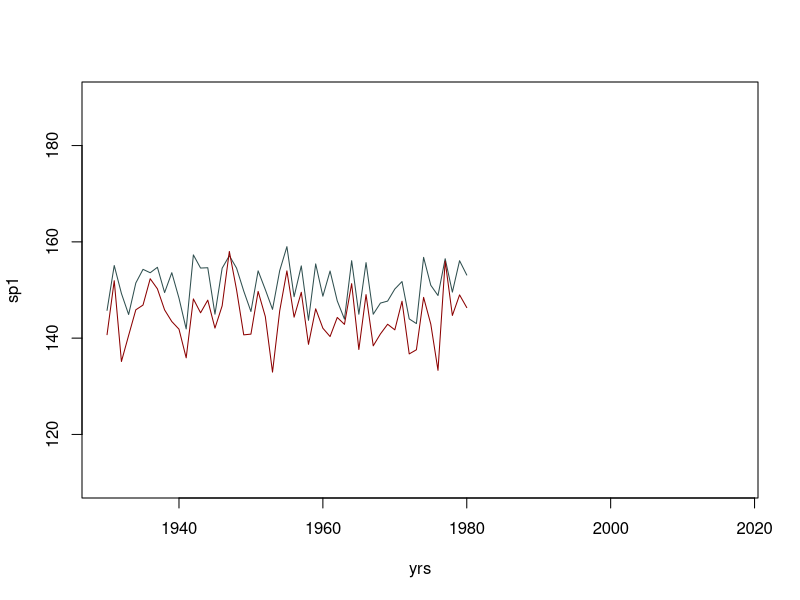

Recreate this plot in R.
## Simple code to make figure 1 for Heather's conceptual paper

set.seed(177)
yrs <- c(1930:1980)
sp1 <- rnorm(length(yrs), 150, 5)
sp2 <- sp1-7+rnorm(length(yrs), 0, 4)

xlim <- c(1930,2017)
ylim <- c(110, 190)

plot(sp1~yrs, type="l", col="darkslategray", xlim=xlim, ylim=ylim)
lines(sp2~yrs, col="darkred", xlim=xlim, ylim=ylim)
